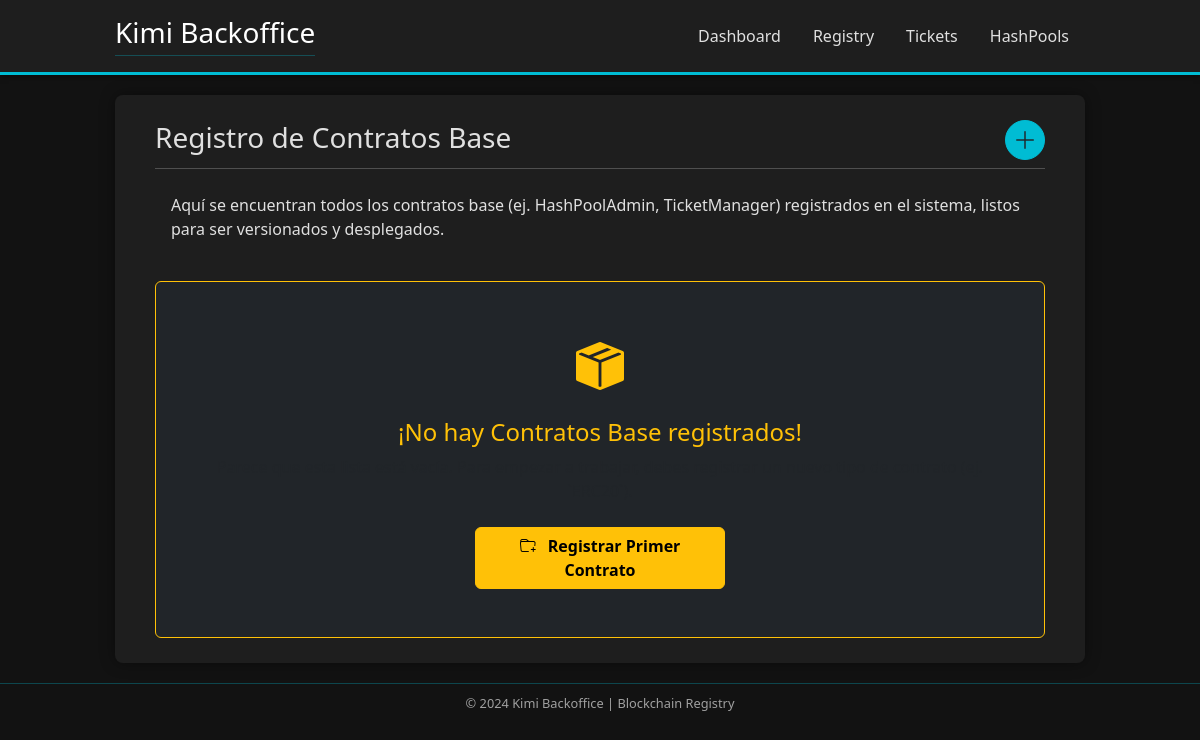
The app's page /contractRegistry/, older data.
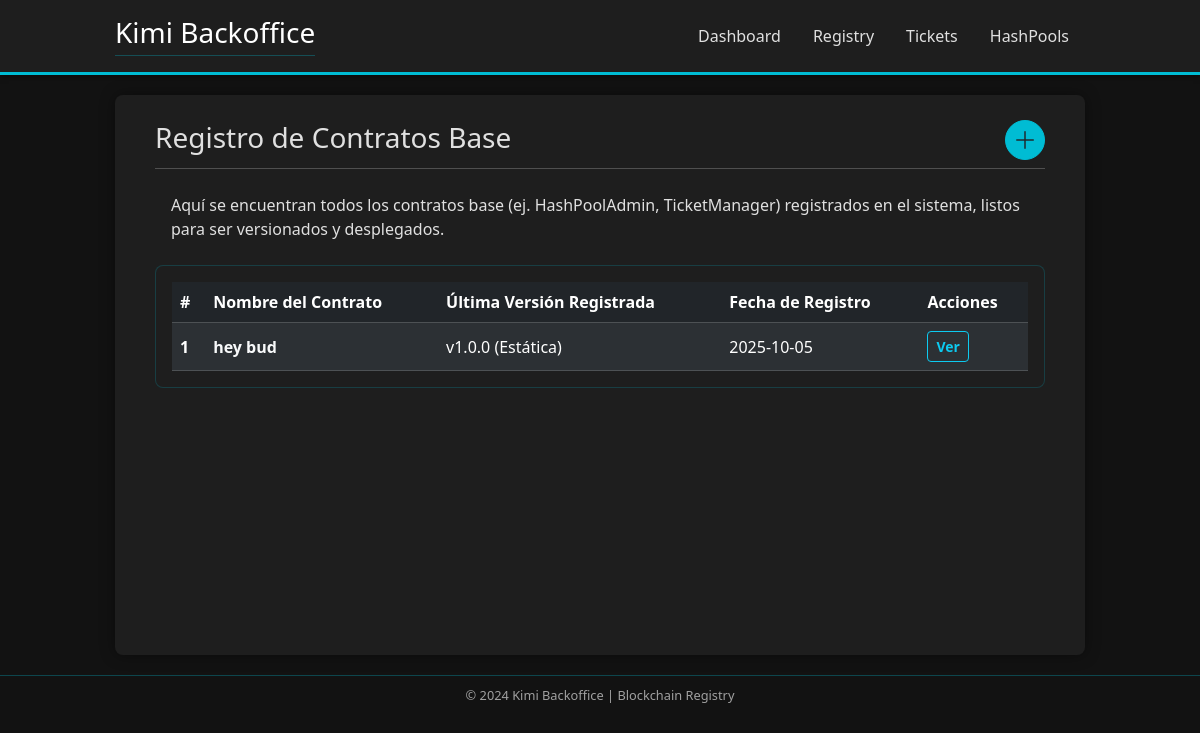
The same page, newer data.
### contractRegistry/models.py (models this page shows, shortened)
class BaseContract(models.Model):
    name = models.CharField(max_length=100, unique=True)
    descripcion = models.TextField(blank=True, help_text="Descripción opcional del contrato base.")
    created_at = models.DateTimeField(auto_now_add=True)

### contractRegistry/views.py (the view)
# urls.py: path('', views.index, name='index'),
def index(request):
    return contractList(request)

### contractRegistry/views.py (called while the page is built)
def contractList(request):
    contracts = BaseContract.objects.all()
    context = {
        'contracts': contracts
    }
    return render(request, 'contractRegistry/contractList.html', context)

### templates/contractRegistry/contractList.html (shortened to what this page needs)
{% extends "base.html" %}
{% load static %}
{% block content %}
<div class="centered-container mx-auto dashboard-content">
    <div class="d-flex justify-content-between align-items-center mb-2">
        <h2 class="h3 text-accent mb-0" style="border-bottom: none !important;">Registro de Contratos Base</h2>
        <a href="{% url 'contractRegistry:register_contract' %}"
           class="btn btn-accent rounded-circle p-0"
           style="width: 40px; height: 40px; line-height: 40px; font-size: 1.5rem; display: flex; align-items: center; justify-content: center;"
           title="Agregar Nuevo Contrato">
            <i class="bi bi-plus-lg fw-bold text-dark"></i>
        </a>
    </div>
    <hr class="text-accent mt-0 mb-2">
    <div class="mb-2 welcome-card p-3">
        <p class="mb-0 text-text-dim">
            Aquí se encuentran todos los contratos base (ej. HashPoolAdmin, TicketManager) registrados en el sistema, listos para ser versionados y desplegados.
        </p>
    </div>
    {% if contracts %}
        <div class="card status-card-table p-3" style="max-height: 500px; overflow-y: auto;">
            <div class="table-responsive">
                <table class="table table-dark table-striped table-hover mb-0">
                    <thead class="bg-dark sticky-top">
                        <tr>
                            <th scope="col" class="text-accent fw-bold">#</th>
                            <th scope="col" class="text-accent fw-bold">Nombre del Contrato</th>
                            <th scope="col" class="text-accent fw-bold">Última Versión Registrada</th>
                            <th scope="col" class="text-accent fw-bold">Fecha de Registro</th>
                            <th scope="col" class="text-accent fw-bold">Acciones</th>
                        </tr>
                    </thead>
                    <tbody>
                        {% for contract in contracts %}
                            <tr class="align-middle">
                                <th scope="row">{{ forloop.counter }}</th>
                                <td class="fw-bold text-light">{{ contract.name }}</td>
                                <td class="text-text-dim">v1.0.0 (Estática)</td>
                                <td class="text-text-dim">{{ contract.created_at|date:"Y-m-d" }}</td>
                                <td>
                                    <a href="{% url 'contractRegistry:contract_detail' contract.pk %}" class="btn btn-sm btn-outline-info fw-bold">
                                        Ver
                                    </a>
                                </td>
                            </tr>
                        {% endfor %}
                    </tbody>
                </table>
            </div>
        </div>
    {% else %}
        <div class="card p-5 text-center bg-dark mt-4 border border-warning">
            <i class="bi bi-box-seam-fill text-warning" style="font-size: 3rem;"></i>
            <h4 class="text-warning mt-3">¡No hay Contratos Base registrados!</h4>
            <p class="text-text-dim mb-4">
            </p>
            <a href="{% url 'contractRegistry:register_contract' %}"
               class="btn btn-warning fw-bold mx-auto" style="width: 250px;">
                <i class="bi bi-folder-plus me-2"></i> Registrar Primer Contrato
            </a>
        </div>
    {% endif %}
</div>
{% endblock %}

### templates/base.html (shortened to what this page needs)
<!DOCTYPE html>
{% load static %}
{% load bootstrap5 %}
<html lang="en">
  <head>
    <link rel="stylesheet" href="https://cdn.jsdelivr.net/npm/bootstrap-icons@1.11.3/font/bootstrap-icons.min.css" />
    {% bootstrap_css %}
  </head>
  <body>
    <header class="app-header sticky-top">
      <div class="centered-container mx-auto">
        <div class="d-flex justify-content-between align-items-center py-3">
          {% block header %}
            <h1 class="h3 mb-0 text-white">Kimi Backoffice</h1>
          {% endblock %}
          <nav class="app-nav">
            {% block nav %}
              <ul class="nav">
                <li class="nav-item">
                  <a class="nav-link" href="{% url 'project_index' %}">Dashboard</a>
                </li>
                <li class="nav-item">
                  <a class="nav-link" href="{% url 'contractRegistry:index' %}">Registry</a>
                </li>
                <li class="nav-item">
                  <a class="nav-link" href="{% url 'tickets:index' %}">Tickets</a>
                </li>
                <li class="nav-item">
                  <a class="nav-link" href="{% url 'hashPool:index' %}">HashPools</a>
                </li>
              </ul>
            {% endblock %}
          </nav>
        </div>
      </div>
    </header>
    <div class="centered-container mx-auto">
      <main class="main-content">
        {% block content %}
        {% endblock %}
      </main>
    </div>
    <footer class="app-footer">
      <div class="centered-container mx-auto text-center">
        {% block footer %}
          <p>&copy; {{ year|default:'2024' }} Kimi Backoffice | Blockchain Registry</p>
        {% endblock %}
      </div>
    </footer>
  </body>
</html>

### templates/base.html (style rules this page uses)
:root { --base-bg: #121212; --card-bg: #1e1e1e; --accent: #00bcd4; --success: #4caf50; --text-light: #e0e0e0; --text-dim: #a0a0a0; }
body { background-color: var(--base-bg); color: var(--text-light); font-family: 'Segoe UI', Tahoma, Geneva, Verdana, sans-serif; margin: 0; padding: 0; }
.centered-container { max-width: 1000px; padding: 0 15px; }
.app-header { background-color: var(--card-bg); border-bottom: 3px solid var(--accent); box-shadow: 0 2px 5px rgba(0, 0, 0, 0.5); }
.app-nav .nav-link { color: var(--text-light) !important; transition: color 0.3s, border-bottom 0.3s; }
.main-content { background-color: var(--card-bg); border-radius: 8px; padding: 25px; box-shadow: 0 0 15px rgba(0, 0, 0, 0.4); margin-top: 20px; min-height: 70vh; }
h1, h2, h3 { color: var(--accent); border-bottom: 1px solid rgba(0, 188, 212, 0.3); padding-bottom: 5px; margin-bottom: 20px; }
.app-footer { border-top: 1px solid rgba(0, 188, 212, 0.3); padding-top: 10px; margin-top: 20px; color: var(--text-dim); font-size: 0.8rem; }
.status-card-table { background-color: var(--card-bg); border: 1px solid rgba(0, 188, 212, 0.2); border-radius: 8px; }
.btn-accent { background-color: var(--accent); border-color: var(--accent); color: var(--base-bg); }

Row changes from the older to the newer data that the page shows:
added BaseContract: name "hey bud", created_at "2025-10-05"
Text that changed along with them:
text no longer shown: "¡No hay Contratos Base registrados! Registrar Primer Contrato"
text now shown: "# Nombre del Contrato Última Versión Registrada Fecha de Registro Acciones"
